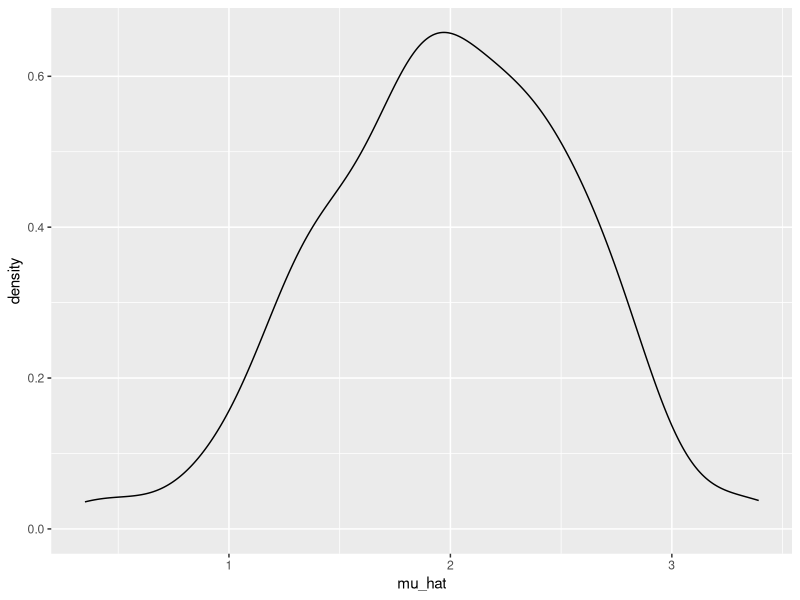
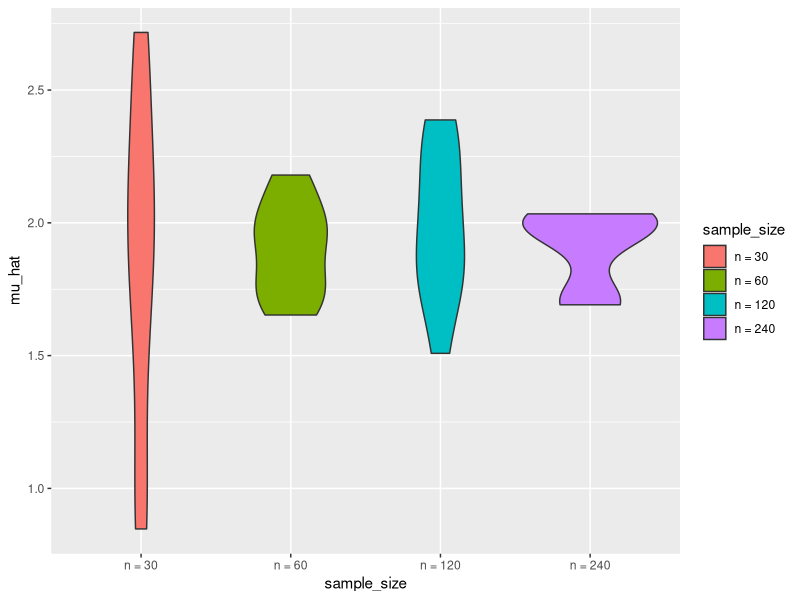

Write the R code that produced these figures, in order.
## ---- chunk 1
library(tidyverse)

set.seed(1)

## ---- chunk 2
sim_mean_sd = function(n, mu = 2, sigma = 3) {
  
  sim_data = tibble(
    x = rnorm(n, mean = mu, sd = sigma),
  )
  
  sim_data %>% 
    summarize(
      mu_hat = mean(x),
      sigma_hat = sd(x)
    )
}
## ---- chunk 3
output = vector("list", 100)

for (i in 1:100) {
  output[[i]] = sim_mean_sd(30)
}

sim_results = bind_rows(output)
## ---- chunk 4
sim_results_df = 
  expand_grid(
    sample_size = 30,
    iter = 1:100
  ) %>% 
  mutate(
    estimate_df = map(sample_size, sim_mean_sd)
  ) %>% 
  unnest(estimate_df)
## ---- chunk 5
sim_results_df %>% 
  ggplot(aes(x = mu_hat)) + 
  geom_density()
## ---- chunk 6
sim_results_df = 
  expand_grid(
    sample_size = c(30, 60, 120, 240),
    iter = 1:1000
  ) %>% 
  mutate(
    estimate_df = map(sample_size, sim_mean_sd)
  ) %>% 
  unnest(estimate_df)
## ---- chunk 7
sim_results_df = 
  expand_grid(
    sample_size = c(30, 60, 120, 240),
    iter = 1:10
  ) %>% 
  mutate(
    estimate_df = map(.x = sample_size, ~sim_mean_sd(n=.x))
  ) %>% 
  unnest(estimate_df)
## ---- chunk 8
sim_results_df %>% 
  mutate(
    sample_size = str_c("n = ", sample_size),
    sample_size = fct_inorder(sample_size)) %>% 
  ggplot(aes(x = sample_size, y = mu_hat, fill = sample_size)) + 
  geom_violin()
## ---- chunk 9
sim_results_df = 
  expand_grid(
    sample_size = c(30, 60, 120, 240),
    true_sigma = c(6,3),
    iter = 1:1000
  ) %>% 
  mutate(
    estimate_df = 
      map2(.x = sample_size, .y = true_sigma, ~sim_mean_sd(n = .x, sigma = .y))
  ) %>% 
  unnest(estimate_df)
